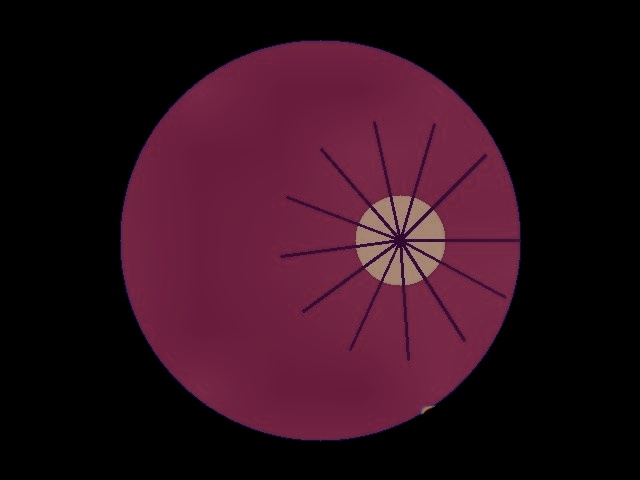
#> input picture backend/storage/heatmaps/IMG-2026-1D8FC4_gradcam.jpg, 640 x 480 px
$ python -i quality.py   (imports and definitions only)   (older library calls are emulated)
#> lines starting #> are read from the running program, lines starting #| are printed output that depends on the picture; after the words box and inside, x2 and y2 are one past the last pixel; in counts of white or black regions, pixels touching at a corner belong together
### backend/app/config.py
import os
from pathlib import Path
from dataclasses import dataclass

BASE_DIR = Path(__file__).resolve().parent.parent
STORAGE_DIR = BASE_DIR / "storage"
ORIGINAL_IMG_DIR = STORAGE_DIR / "original"
PROCESSED_IMG_DIR = STORAGE_DIR / "processed"
MASKS_DIR = STORAGE_DIR / "masks"
HEATMAPS_DIR = STORAGE_DIR / "heatmaps"
REPORTS_DIR = STORAGE_DIR / "reports"
MODELS_DIR = STORAGE_DIR / "models"
DATASETS_DIR = STORAGE_DIR / "datasets"

for d in [STORAGE_DIR, ORIGINAL_IMG_DIR, PROCESSED_IMG_DIR, MASKS_DIR, HEATMAPS_DIR, REPORTS_DIR, MODELS_DIR, DATASETS_DIR]:
    d.mkdir(parents=True, exist_ok=True)

class Settings:
    PROJECT_NAME: str = "Project Trinetra (त्रिनेत्र)"
    VERSION: str = "1.0.0-prototype"
    DISCLAIMER: str = "Research / Demonstration Prototype — Not a Clinically Validated Diagnostic Device"

    # Database
    DATABASE_URL: str = f"sqlite:///{BASE_DIR}/trinetra.db"

    # Eye 1: Optical Gatekeeper thresholds
    DEFAULT_FOCUS_THRESHOLD: float = 110.0      # Laplacian variance threshold
    DEFAULT_ILLUM_STD_MAX: float = 18.0        # Max allowed std dev across 8x8 L* grid
    DEFAULT_FOV_MIN_RATIO: float = 0.35        # Minimum retina area ratio

    # Eye 2: AI & Uncertainty thresholds
    MC_DROPOUT_PASSES: int = 10
    MC_DROPOUT_RATE: float = 0.20
    OOD_THRESHOLD: float = 4.20                # Mahalanobis distance cutoff
    CALIBRATION_TEMPERATURE: float = 1.15

    # Referral Rules Engine
    MACULAR_RISK_DIST_CUTOFF: float = 1.0      # Hard exudates within 1 Disc Diameter from fovea
    ROUTINE_DR_MAX_GRADE: int = 0              # Grade 0 -> Routine
    PRIORITY_DR_MAX_GRADE: int = 1             # Grade 1 -> Priority (e.g. 6-12 mo follow-up)
    URGENT_DR_MAX_GRADE: int = 2               # Grade 2-3 -> Urgent specialist evaluation
    # Grade 4 or PDR evidence or Macular risk -> Emergency / Immediate escalation

    # Secret Key for prototype session tokens
    SECRET_KEY: str = "trinetra-teleophthalmology-secret-key-2026"
    ALGORITHM: str = "HS256"
    ACCESS_TOKEN_EXPIRE_MINUTES: int = 60 * 24

settings = Settings()

### backend/app/ai/quality.py
import cv2
import numpy as np
from typing import Dict, Any, Tuple, List
from ..config import settings

def extract_fov_mask(img_bgr: np.ndarray) -> Tuple[np.ndarray, float]:
    """
    Eye 1: Dynamic Retinal Field of View (FOV) Detection.
    Uses HSV color space, adaptive thresholding, and morphological closing
    to extract the circular/elliptical retinal aperture.
    """
    hsv = cv2.cvtColor(img_bgr, cv2.COLOR_BGR2HSV)
    v_channel = hsv[:, :, 2]

    # Threshold dark borders
    _, mask = cv2.threshold(v_channel, 20, 255, cv2.THRESH_BINARY)

    # Morphological closing to fill retinal vessels and internal holes
    kernel = cv2.getStructuringElement(cv2.MORPH_ELLIPSE, (15, 15))
    mask = cv2.morphologyEx(mask, cv2.MORPH_CLOSE, kernel)
    mask = cv2.morphologyEx(mask, cv2.MORPH_OPEN, kernel)

    # Find largest connected component (the retinal disc)
    num_labels, labels, stats, _ = cv2.connectedComponentsWithStats(mask)
    if num_labels > 1:
        largest_label = 1 + np.argmax(stats[1:, cv2.CC_STAT_AREA])
        fov_mask = (labels == largest_label).astype(np.uint8) * 255
    else:
        fov_mask = mask

    h, w = img_bgr.shape[:2]
    fov_ratio = float(np.sum(fov_mask > 0) / (h * w))
    return fov_mask, fov_ratio

def assess_illumination_grid(img_bgr: np.ndarray, fov_mask: np.ndarray) -> Tuple[float, np.ndarray, bool, List[str]]:
    """
    Eye 1: Illumination Uniformity Assessment using an 8x8 Grid in CIELAB L* space.
    Calculates regional L* means, standard deviation across valid tiles,
    identifies affected sectors, and generates an 8x8 illumination heatmap.
    """
    lab = cv2.cvtColor(img_bgr, cv2.COLOR_BGR2LAB)
    l_channel = lab[:, :, 0].astype(np.float32)

    h, w = img_bgr.shape[:2]
    grid_rows, grid_cols = 8, 8
    row_step, col_step = h // grid_rows, w // grid_cols

    grid_l_means = np.zeros((grid_rows, grid_cols), dtype=np.float32)
    valid_tiles = []
    affected_sectors = []

    for r in range(grid_rows):
        for c in range(grid_cols):
            tile_fov = fov_mask[r*row_step:(r+1)*row_step, c*col_step:(c+1)*col_step]
            tile_l = l_channel[r*row_step:(r+1)*row_step, c*col_step:(c+1)*col_step]

            # Only consider tiles that are substantially inside the retina FOV (>40% coverage)
            if np.mean(tile_fov > 0) > 0.40:
                mean_l = float(np.mean(tile_l[tile_fov > 0]))
                grid_l_means[r, c] = mean_l
                valid_tiles.append(mean_l)
            else:
                grid_l_means[r, c] = 0.0

    if len(valid_tiles) > 0:
        overall_mean = float(np.mean(valid_tiles))
        std_dev = float(np.std(valid_tiles))
    else:
        overall_mean = float(np.mean(l_channel))
        std_dev = float(np.std(l_channel))

    # Check sectors for severe shadows or overexposure
    for r in range(grid_rows):
        for c in range(grid_cols):
            val = grid_l_means[r, c]
            if val > 0:
                sector_name = f"Row {r+1}, Col {c+1}"
                if val < overall_mean - 2.0 * std_dev and val < 40.0:
                    affected_sectors.append(f"{sector_name}: Severe Shadow")
                elif val > overall_mean + 2.0 * std_dev and val > 210.0:
                    affected_sectors.append(f"{sector_name}: Overexposed Glare")

    # Create 8x8 heatmap scaled to 256x256
    norm_grid = np.clip(grid_l_means / 255.0, 0.0, 1.0)
    heatmap_colored = cv2.applyColorMap((norm_grid * 255).astype(np.uint8), cv2.COLORMAP_VIRIDIS)
    heatmap_resized = cv2.resize(heatmap_colored, (256, 256), interpolation=cv2.INTER_NEAREST)

    # Pass if illumination variation is within calibrated threshold
    is_uniform = std_dev <= settings.DEFAULT_ILLUM_STD_MAX
    return std_dev, heatmap_resized, is_uniform, affected_sectors

def calculate_focus_sharpness(img_bgr: np.ndarray, fov_mask: np.ndarray) -> Tuple[float, float, bool]:
    """
    Eye 1: Focus Quality Metric.
    Calculates:
    1. Laplacian Variance: Var(grad^2 I) within the retinal FOV
    2. Tenengrad Gradient Energy: Sum(Gx^2 + Gy^2)
    """
    gray = cv2.cvtColor(img_bgr, cv2.COLOR_BGR2GRAY)

    # Laplacian variance inside FOV
    laplacian = cv2.Laplacian(gray, cv2.CV_64F)
    if np.sum(fov_mask > 0) > 0:
        retina_lap = laplacian[fov_mask > 0]
        lap_var = float(np.var(retina_lap))
    else:
        lap_var = float(np.var(laplacian))

    # Tenengrad gradient energy
    sobel_x = cv2.Sobel(gray, cv2.CV_64F, 1, 0, ksize=3)
    sobel_y = cv2.Sobel(gray, cv2.CV_64F, 0, 1, ksize=3)
    tenengrad = float(np.mean(sobel_x**2 + sobel_y**2))

    is_sharp = lap_var >= settings.DEFAULT_FOCUS_THRESHOLD
    return lap_var, tenengrad, is_sharp

def evaluate_image_quality(img_bgr: np.ndarray) -> Dict[str, Any]:
    """
    Unified Eye 1 Optical Gatekeeper.
    Combines FOV adequacy, 8x8 Illumination uniformity, and Focus sharpness.
    Produces comprehensive quality score, status, failure reasons, and operator guidance.
    """
    fov_mask, fov_ratio = extract_fov_mask(img_bgr)
    illum_std, heatmap_bgr, is_uniform, affected_sectors = assess_illumination_grid(img_bgr, fov_mask)
    lap_var, tenengrad, is_sharp = calculate_focus_sharpness(img_bgr, fov_mask)

    failure_reasons = []
    guidance_instructions = []

    # 1. FOV check
    if fov_ratio < settings.DEFAULT_FOV_MIN_RATIO:
        failure_reasons.append("Inadequate Retinal Field of View (< 35% aperture)")
        guidance_instructions.append("CENTER THE EYE & MOVE CLOSER")

    # 2. Focus check
    if not is_sharp:
        if lap_var < 75.0:
            failure_reasons.append(f"Severe Defocus Blur (Focus={lap_var:.1f} < {settings.DEFAULT_FOCUS_THRESHOLD})")
            guidance_instructions.append("HOLD STEADY — SEVERE BLUR DETECTED")
        else:
            failure_reasons.append(f"Sub-optimal Sharpness (Focus={lap_var:.1f} < {settings.DEFAULT_FOCUS_THRESHOLD})")
            guidance_instructions.append("ADJUST DIOPTER / FOCUS RING")

    # 3. Illumination check
    if not is_uniform:
        failure_reasons.append(f"Illumination Non-Uniformity (Std Dev={illum_std:.1f} > {settings.DEFAULT_ILLUM_STD_MAX})")
        if any("Glare" in s for s in affected_sectors):
            guidance_instructions.append("TOO BRIGHT — REDUCE FLASH / ADJUST ANGLE")
        elif any("Shadow" in s for s in affected_sectors):
            guidance_instructions.append("TOO DARK — REPOSITION CAMERA AXIS")

    # Compute overall quality score (0 to 100)
    # Weights: Focus (45%), Illumination (35%), FOV coverage (20%)
    focus_score_norm = min(100.0, (lap_var / settings.DEFAULT_FOCUS_THRESHOLD) * 100.0)
    illum_score_norm = max(0.0, 100.0 - (illum_std / settings.DEFAULT_ILLUM_STD_MAX) * 50.0)
    fov_score_norm = min(100.0, (fov_ratio / 0.70) * 100.0)

    overall_quality_score = float(0.45 * focus_score_norm + 0.35 * illum_score_norm + 0.20 * fov_score_norm)
    overall_quality_score = round(np.clip(overall_quality_score, 0.0, 100.0), 1)

    # Determine Quality Status
    # Ungradable if focus is severely low (<75), or both focus and illumination fail, or score < 52
    if lap_var < 75.0 or (not is_sharp and not is_uniform) or overall_quality_score < 52.0:
        quality_status = "Ungradable"
        guidance = guidance_instructions[0] if guidance_instructions else "RECAPTURE RECOMMENDED"
        passed = False
    elif overall_quality_score >= 82.0 and is_sharp and is_uniform:
        quality_status = "Excellent"
        guidance = "GOOD IMAGE — READY FOR SCREENING"
        passed = True
    elif overall_quality_score >= 65.0 and is_sharp:
        quality_status = "Acceptable"
        guidance = "ACCEPTABLE IMAGE — READY"
        passed = True
    else:
        quality_status = "Marginal"
        guidance = guidance_instructions[0] if guidance_instructions else "MARGINAL QUALITY — REVIEW CAREFULLY"
        passed = True
        guidance = guidance_instructions[0] if guidance_instructions else "RECAPTURE RECOMMENDED"
        passed = False

    return {
        "quality_score": overall_quality_score,
        "quality_status": quality_status,
        "passed": passed,
        "focus_score": round(lap_var, 1),
        "tenengrad_energy": round(tenengrad, 1),
        "illumination_std": round(illum_std, 1),
        "fov_ratio": round(fov_ratio, 3),
        "failure_reasons": failure_reasons,
        "affected_sectors": affected_sectors[:4],
        "guidance_message": guidance,
        "fov_mask": fov_mask,
        "illumination_heatmap": heatmap_bgr
    }

>>> import cv2
>>> picture = cv2.imread('../../storage/heatmaps/IMG-2026-1D8FC4_gradcam.jpg')
#> picture is the input picture: shape (480, 640, 3); mean B, G, R 27.7, 15.3, 45.9
>>> result = evaluate_image_quality(picture)
#> in extract_fov_mask, `v_channel = hsv[:, :, 2]`:
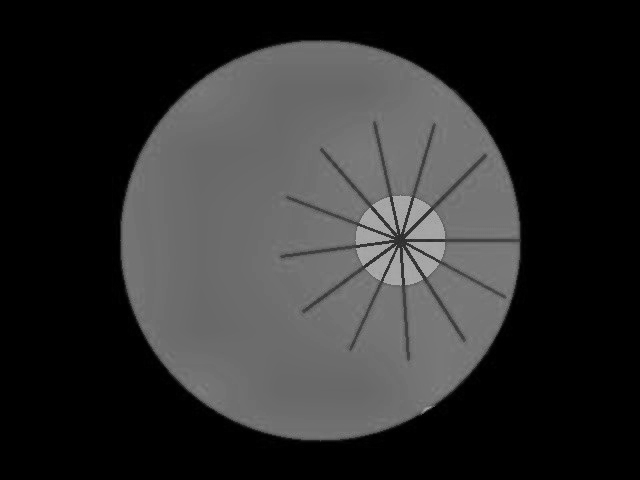
#> v_channel: shape (480, 640); min 0, max 180, mean 46
#> in extract_fov_mask, `_, mask = cv2.threshold(v_channel, 20, 255, cv2.THRESH_BINARY)`:
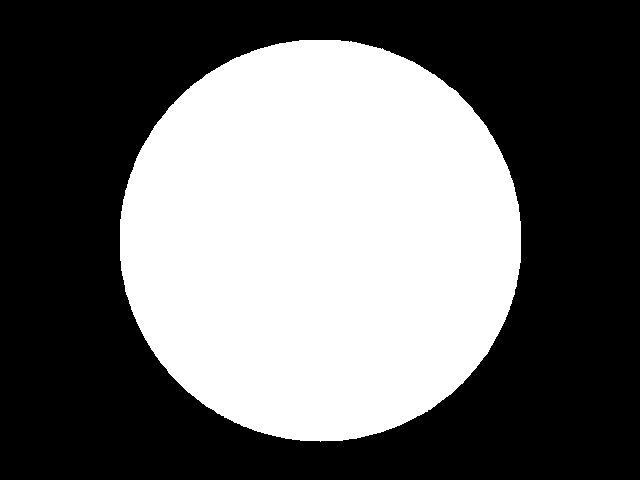
#> mask: shape (480, 640); 41.4% white; 1 white region, box (x1, y1, x2, y2) and area: (120, 40, 521, 442) 127085
#> in extract_fov_mask, `num_labels, labels, stats, _ = cv2.connectedComponentsWithStats(mask)`: num_labels = 2; stats = [[0, 0, 640, 480, 180113], [120, 40, 401, 402, 127087]]
#> in extract_fov_mask, `largest_label = 1 + np.argmax(stats[1:, cv2.CC_STAT_AREA])`: largest_label = 1
#> in extract_fov_mask, `fov_ratio = float(np.sum(fov_mask > 0) / (h * w))`: fov_ratio = 0.414
#> in assess_illumination_grid, `l_channel = lab[:, :, 0].astype(np.float32)`:
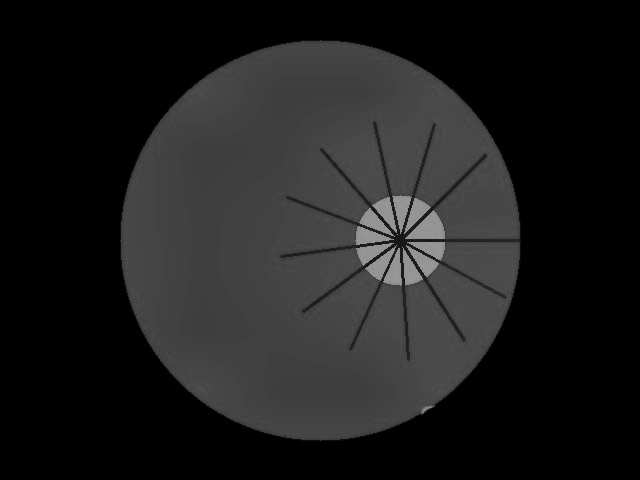
#> l_channel: shape (480, 640) float32; min 0, max 162, mean 28.6
#> after the loop in assess_illumination_grid, `for r in range(grid_rows):`: valid_tiles = 28 values, max 86.62 at index 12, min 64.09 at index 4, mean 69.34
#> in assess_illumination_grid, `overall_mean = float(np.mean(valid_tiles))`: overall_mean = 69.34
#> in assess_illumination_grid, `std_dev = float(np.std(valid_tiles))`: std_dev = 6.79
#> after the loop in assess_illumination_grid, `for r in range(grid_rows):`: affected_sectors = []
#> in assess_illumination_grid, `heatmap_resized = cv2.resize(heatmap_colored, (256, 256), interpolatio..`:
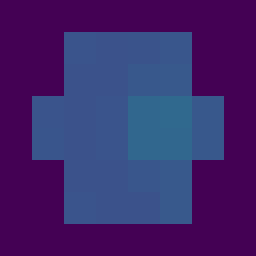
#> heatmap_resized: shape (256, 256, 3); mean of channels 0, 1, 2 108.5, 38.7, 63; drawn as B, G, R
#> in assess_illumination_grid, `is_uniform = std_dev <= settings.DEFAULT_ILLUM_STD_MAX`: is_uniform = True
#> in evaluate_image_quality, `illum_std, heatmap_bgr, is_uniform, affected_sectors = assess_illumina..`: illum_std = 6.79; is_uniform = True; affected_sectors = []
#> in calculate_focus_sharpness, `laplacian = cv2.Laplacian(gray, cv2.CV_64F)`:
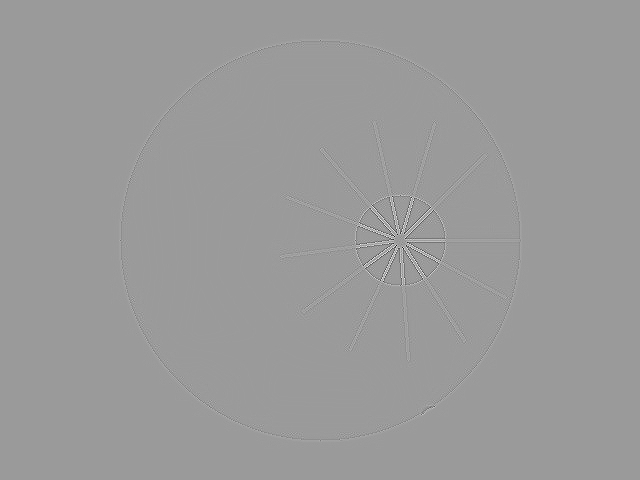
#> laplacian: shape (480, 640) float64; min -453, max 293, mean 0; drawn with min black and max white
#> in calculate_focus_sharpness, `lap_var = float(np.var(retina_lap))`: lap_var = 576.3
#> in calculate_focus_sharpness, `sobel_x = cv2.Sobel(gray, cv2.CV_64F, 1, 0, ksize=3)`:
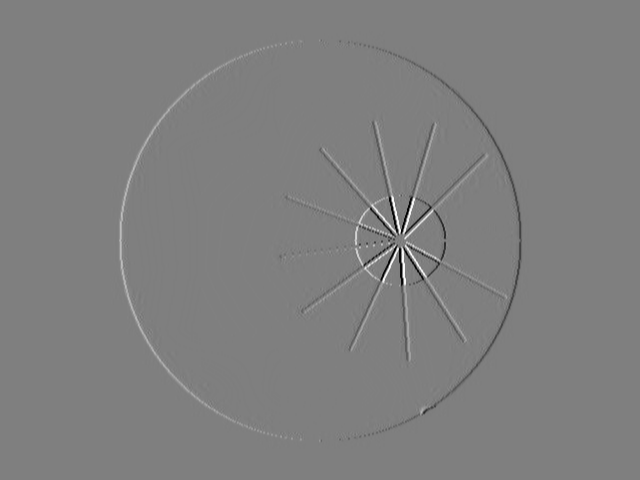
#> sobel_x: shape (480, 640) float64; min -474, max 476, mean 0; drawn with min black and max white
#> in calculate_focus_sharpness, `sobel_y = cv2.Sobel(gray, cv2.CV_64F, 0, 1, ksize=3)`:
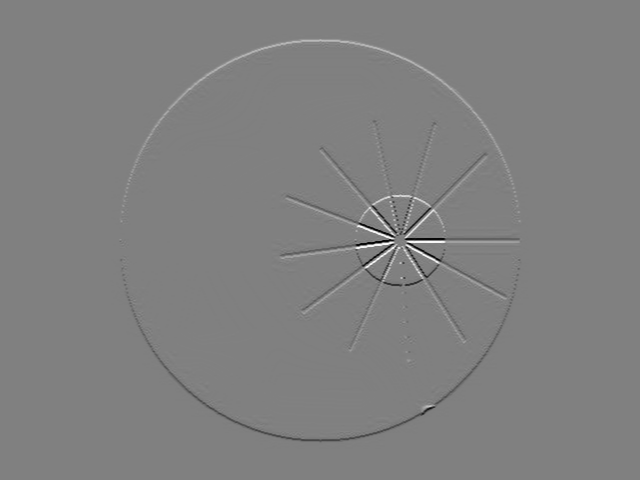
#> sobel_y: shape (480, 640) float64; min -484, max 479, mean 0; drawn with min black and max white
#> in calculate_focus_sharpness, `tenengrad = float(np.mean(sobel_x**2 + sobel_y**2))`: tenengrad = 1708.8
#> in calculate_focus_sharpness, `is_sharp = lap_var >= settings.DEFAULT_FOCUS_THRESHOLD`: is_sharp = True
#> in evaluate_image_quality, `lap_var, tenengrad, is_sharp = calculate_focus_sharpness(img_bgr, fov_..`: lap_var = 576.3; tenengrad = 1708.8; is_sharp = True
#> in evaluate_image_quality, `focus_score_norm = min(100.0, (lap_var / settings.DEFAULT_FOCUS_THRESH..`: focus_score_norm = 100
#> in evaluate_image_quality, `illum_score_norm = max(0.0, 100.0 - (illum_std / settings.DEFAULT_ILLU..`: illum_score_norm = 81.15
#> in evaluate_image_quality, `fov_score_norm = min(100.0, (fov_ratio / 0.70) * 100.0)`: fov_score_norm = 59.1
#> in evaluate_image_quality, `overall_quality_score = float(0.45 * focus_score_norm + 0.35 * illum_s..`: overall_quality_score = 85.22
#> in evaluate_image_quality, `overall_quality_score = round(np.clip(overall_quality_score, 0.0, 100...`: overall_quality_score = 85.2
#> result = 12 items

$ run again, on backend/storage/heatmaps/IMG-2026-28E838_gradcam.jpg
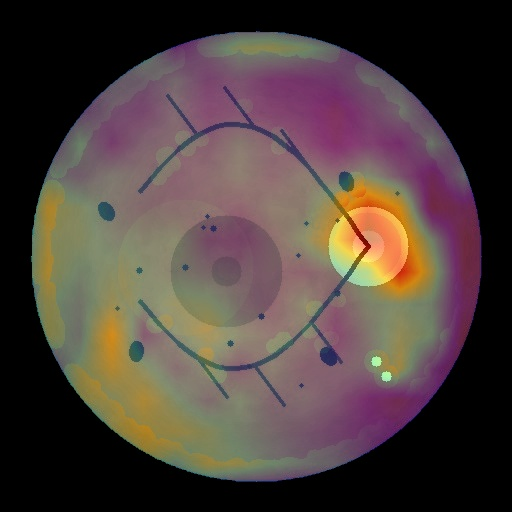
#> input picture backend/storage/heatmaps/IMG-2026-28E838_gradcam.jpg, 512 x 512 px
#> picture is the input picture: shape (512, 512, 3); mean B, G, R 60.6, 64.4, 78.4
#> hsv: shape (512, 512, 3); mean H, S, V 57.1, 59.7, 80.3
#> in extract_fov_mask, `_, mask = cv2.threshold(v_channel, 20, 255, cv2.THRESH_BINARY)`:
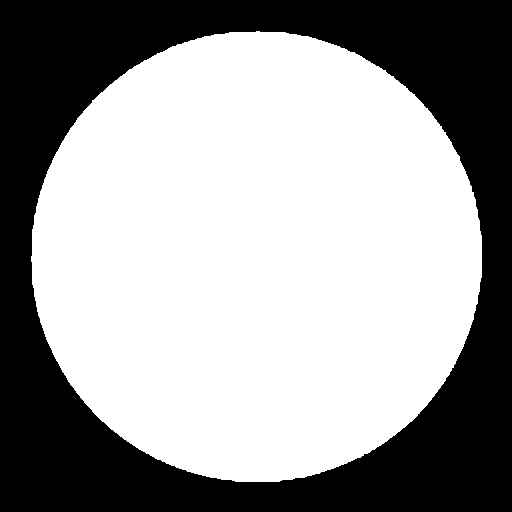
#> mask: shape (512, 512); 61.1% white; 1 black region, box (x1, y1, x2, y2) and area: (0, 0, 512, 512) 102097
#> labels: shape (512, 512) int32; values 0 (black) and 1 (white), 61.1% white; 1 black region, box (x1, y1, x2, y2) and area: (0, 0, 512, 512) 102078
#> num_labels = 2; stats = [[0, 0, 512, 512, 102078], [31, 31, 451, 451, 160066]]
#> largest_label = 1
#> in extract_fov_mask, `fov_ratio = float(np.sum(fov_mask > 0) / (h * w))`: fov_ratio = 0.611
#> lab: shape (512, 512, 3); mean of channels 0, 1, 2 73.1, 133.4, 132.1
#> after the loop in assess_illumination_grid, `for r in range(grid_rows):`: valid_tiles = 44 values, max 167 at index 19, min 68.9 at index 21, mean 118.7
#> overall_mean = 118.7
#> std_dev = 21.35
#> after the loop in assess_illumination_grid, `for r in range(grid_rows):`: affected_sectors = []
#> in assess_illumination_grid, `is_uniform = std_dev <= settings.DEFAULT_ILLUM_STD_MAX`: is_uniform = False
#> in evaluate_image_quality, `illum_std, heatmap_bgr, is_uniform, affected_sectors = assess_illumina..`: illum_std = 21.35; is_uniform = False; affected_sectors = []
#> in calculate_focus_sharpness, `lap_var = float(np.var(retina_lap))`: lap_var = 325.3
#> in calculate_focus_sharpness, `sobel_y = cv2.Sobel(gray, cv2.CV_64F, 0, 1, ksize=3)`:
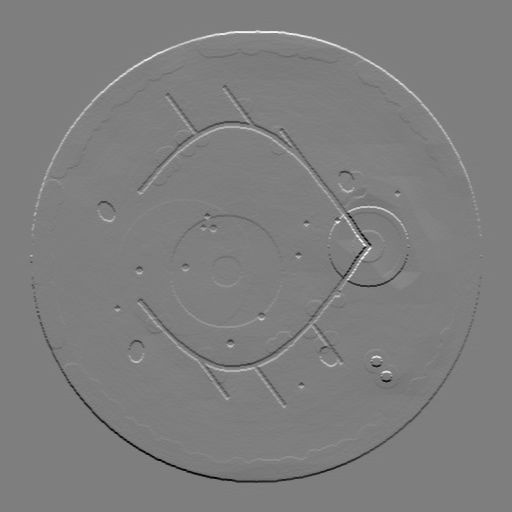
#> sobel_y: shape (512, 512) float64; min -447, max 452, mean 0; drawn with min black and max white
#> in calculate_focus_sharpness, `tenengrad = float(np.mean(sobel_x**2 + sobel_y**2))`: tenengrad = 2054.4
#> in calculate_focus_sharpness, `is_sharp = lap_var >= settings.DEFAULT_FOCUS_THRESHOLD`: is_sharp = True
#> in evaluate_image_quality, `lap_var, tenengrad, is_sharp = calculate_focus_sharpness(img_bgr, fov_..`: lap_var = 325.3; tenengrad = 2054.4; is_sharp = True
#> focus_score_norm = 100
#> illum_score_norm = 40.7
#> fov_score_norm = 87.23
#> in evaluate_image_quality, `overall_quality_score = float(0.45 * focus_score_norm + 0.35 * illum_s..`: overall_quality_score = 76.69
#> in evaluate_image_quality, `overall_quality_score = round(np.clip(overall_quality_score, 0.0, 100...`: overall_quality_score = 76.7
#> result = 12 items
